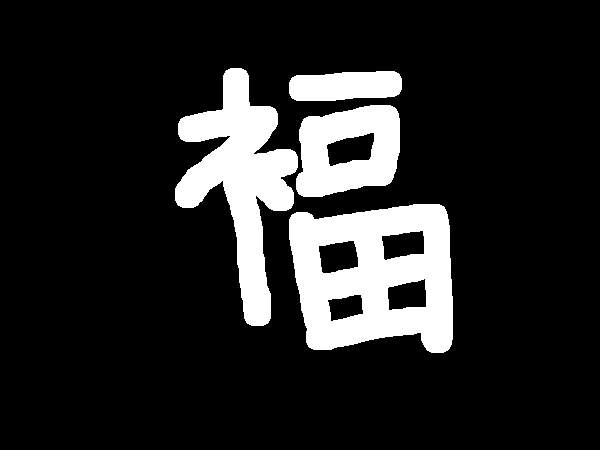
#> input picture images/input1.png, 600 x 450 px
$ python main.py images/input1.png
#> lines starting #> are read from the running program, lines starting #| are printed output that depends on the picture; after the words box and inside, x2 and y2 are one past the last pixel; in counts of white or black regions, pixels touching at a corner belong together
# -*- coding: utf-8 -*-
"""
Created on Fri Oct 25 17:23:32 2019

@author: Steven Jonathan (github: tttdddstvn)
"""


import os
import sys
import cv2
import time
import numpy as np


inFileName = sys.argv[1]
outFileName = '2D_DFT.png'

if os.path.exists(inFileName):
    print("Input filename is: {:s}".format(inFileName))
    print("Processing DFT (may take a while for large size image) . . .")
    #-------------Convert spatial domain to frequency domain-----------
    start = time.time()  # Start time ticker###################################
    img = cv2.imread(inFileName, cv2.IMREAD_GRAYSCALE)  #Load in grayscale mode
#> img: shape (450, 600); 14.8% white; 4 white regions, box (x1, y1, x2, y2) and area: (289, 204, 453, 353) 17189, (175, 68, 298, 326) 13166, (296, 105, 400, 197) 6815, (289, 71, 402, 101) 2898
    M, N = img.shape[0], img.shape[1]
#> M = 450; N = 600
    m = np.arange(M)  # Define a list of index by shape M
#> m = 450 values from 0 to 449
    j = np.arange(M).reshape((M,1))
#> j = 450 values from 0 to 449
    n = np.arange(N)  # Define a list of index by shape N
#> n = 600 values from 0 to 599
    k = np.arange(N).reshape((N,1))
#> k = 600 values from 0 to 599
    expUM = np.exp(-2J*np.pi*(j*m/M))  # Construct row-wise exp matrix
    expVN = np.exp(-2J*np.pi*(k*n/N))  # Construct column-wise exp matrix
    nDFT = []  # To contain the result of row wise operation
    # Using separable property of 2-D DFT -> two 1-D DFTs for faster operation
    for rows in range(M):  # Row wise operation of 1-D DFT
        tmp = img[rows, :]  # tmp is the row vector of image
        nDFT.append(np.sum(tmp*expVN, axis=1))  # Calculate without 1/MN
#> after the loop, nDFT = 450 items
    nDFT = np.array(nDFT)
    nDFT = np.transpose(nDFT)  # For next operation, as if working with column
    nDFT2 = []  # To contain the result of column wise operation
    for cols in range(N):  # Column wise operation of 1-D DFT
        tmp = nDFT[cols, :]  # tmp is the column vector of image (transposed)
        nDFT2.append(np.sum(tmp*expUM, axis=1))  # Calculate without 1/MN
#> after the loop, nDFT2 = 600 items
    nDFT2 = np.array(nDFT2)
    nDFT2 = np.transpose(nDFT2)
    print("Image DFT process done succesfully!")
    print("Shifting DC value to (0, 0) . . .")
    #----------------------Shifting the DFT image----------------------
    Mhalf = int(M/2)+int(M/2)%2  # +1 if the dimension is odd
#> Mhalf = 226
    Nhalf = int(N/2)+int(N/2)%2  # +1 if the dimension is odd
    # Dividing the DFT result, swap and concatenate it
    uABCDver = np.concatenate((nDFT2[:, Nhalf:], nDFT2[:, :Nhalf]), axis=1)
    nDFTS2 = np.concatenate((uABCDver[Mhalf:, :], uABCDver[:Mhalf, :]), axis=0)
    end = time.time()  # End time ticker#######################################
    print("Shifting DC value done succesfully!")
    print("Converting done in {:.2f} second(s)".format(end - start))
    cv2.imwrite(outFileName, 20*np.log(abs(nDFTS2)))
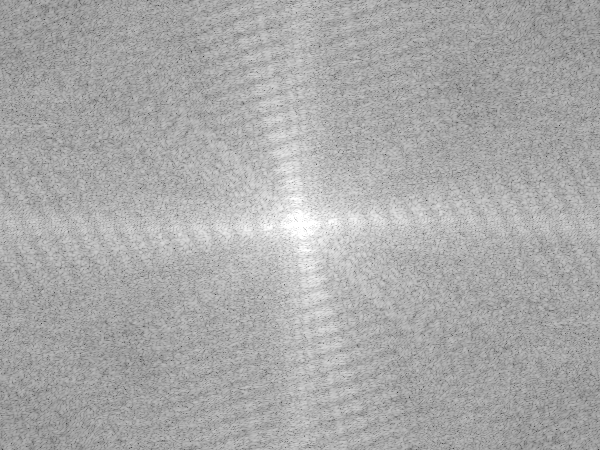
#> saved as 2D_DFT.png: shape (450, 600); min 57, max 255, mean 169.5
    #cwd = os.path.dirname(os.path.abspath(__file__))  # Current working dir
    print("File {:s} is saved".format(outFileName))
else:
    print("File {:s} does not exist!".format(inFileName))
